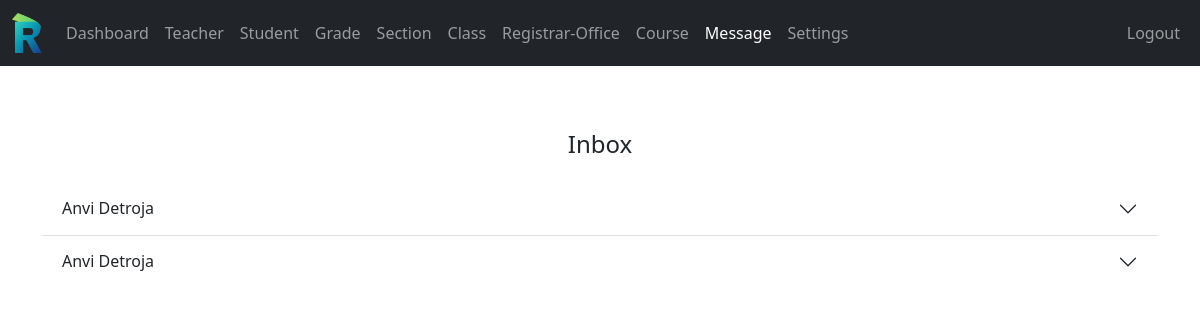
/admin/message.php (signed in), run on the app's committed database.
### tables this page shows
CREATE TABLE `message` (
  `message_id` int(11) NOT NULL,
  `sender_full_name` varchar(100) NOT NULL,
  `sender_email` varchar(255) NOT NULL,
  `message` text NOT NULL,
  `date_time` datetime NOT NULL DEFAULT current_timestamp()
);

### data/message.php (called while the page is built)
<?php
function getAllMessages($conn) {
    $sql  = "SELECT * FROM message ORDER BY message_id DESC";
    $stmt = $conn->prepare($sql);
    $stmt->execute();
    if ($stmt->rowCount() >= 1) {
        return $stmt->fetchAll();
    }
    return 0;
}

### admin/message.php (the view, shortened to what this page needs)
<?php
if (isset($_SESSION['admin_id']) && isset($_SESSION['role'])) {
    if ($_SESSION['role'] == 'Admin') {
        include "../DB_connection.php";
        include "../data/message.php";
        $messages = getAllMessages($conn);
?>
<!DOCTYPE html>
<html lang="en">
<head>
    <link rel="stylesheet" href="https://cdn.jsdelivr.net/npm/bootstrap@5.3.8/dist/css/bootstrap.min.css">
    <link rel="stylesheet" href="/school-management/style.css">
    <link rel="stylesheet" href="https://cdnjs.cloudflare.com/ajax/libs/font-awesome/4.7.0/css/font-awesome.min.css">
</head>
<body>
    <?php include "../inc/navbar.php"; ?>
    <div class="container mt-5">
        <h4 class="text-center p-3">Inbox</h4>
        <?php if ($messages != 0) { ?>
        <div class="accordion accordion-flush" id="accordionFlushExample">
            <?php foreach ($messages as $message) {
                $id = (int) $message['message_id'];
            ?>
            <div class="accordion-item">
                <h2 class="accordion-header" id="flush-heading<?= $id ?>">
                    <button class="accordion-button collapsed" type="button"
                            data-bs-toggle="collapse"
                            data-bs-target="#flush-collapse<?= $id ?>"
                            aria-expanded="false"
                            aria-controls="flush-collapse<?= $id ?>">
                        <?= htmlspecialchars($message['sender_full_name']) ?>
                    </button>
                </h2>
            </div>
            <?php } ?>
        </div>
        <?php } else { ?>
            <div class="alert alert-info" role="alert">Empty!</div>
        <?php } ?>
    </div>
</body>
</html>
<?php
    } else {
        header("Location: ../login.php");
        exit;
    }
} else {
    header("Location: ../login.php");
    exit;
}
?>

### style.css (style rules this page uses)
html { scroll-behavior: smooth; }
html, body { margin: 0; padding: 0; height: 100%; }

### data on the page
message: sender_full_name "Anvi Detroja"
message: sender_full_name "Anvi Detroja"
